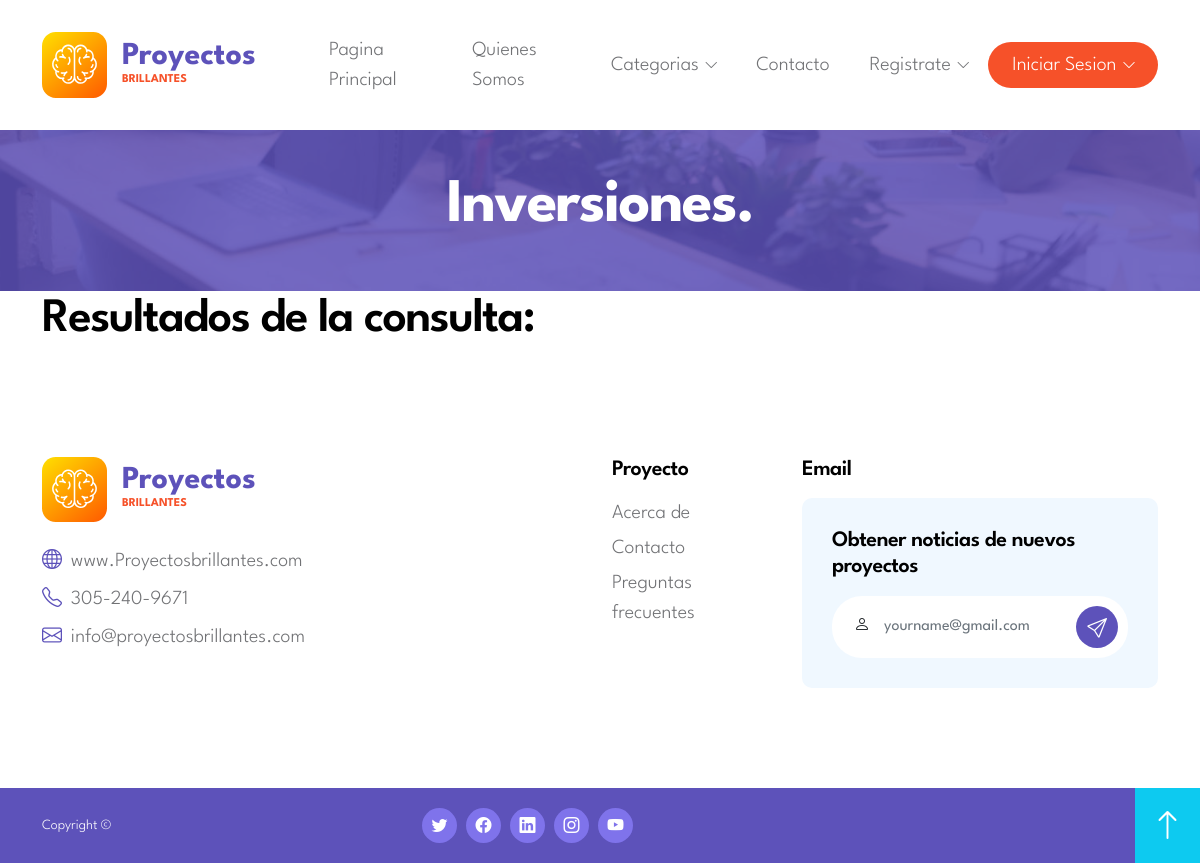
Page /inversionista/inversion.php on the earlier database version.
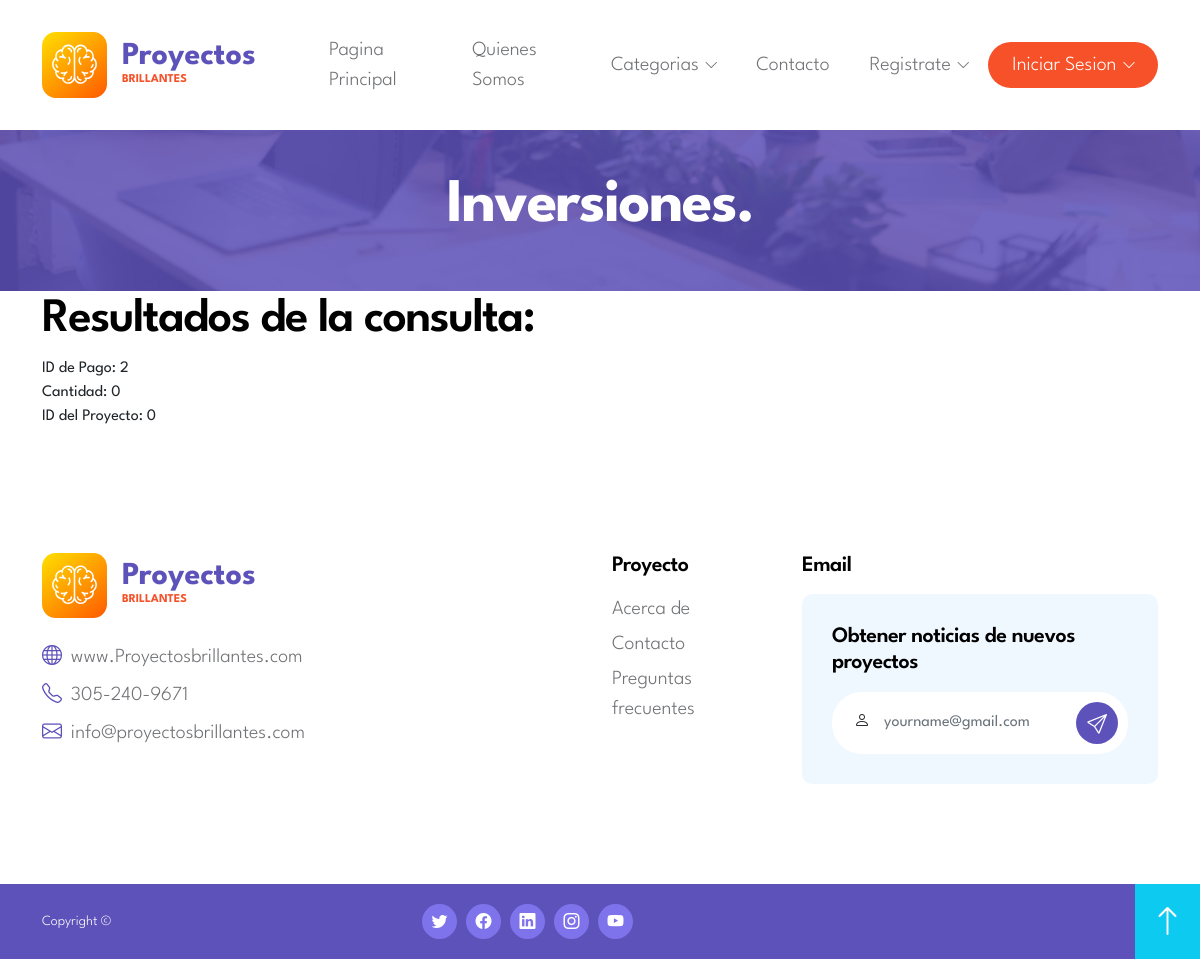
Same page on the later database version.
### tables this page shows
CREATE TABLE `pago` (
  `id_pago` int(11) NOT NULL,
  `cantidad` int(20) NOT NULL,
  `id_proyect` tinyint(255) NOT NULL,
  `id_usuarios` tinyint(255) NOT NULL,
  `fecha_contribucion` timestamp NOT NULL DEFAULT current_timestamp() ON UPDATE current_timestamp(),
  `nivel_pago` int(1) NOT NULL,
  `tipo_pago` text NOT NULL
);

### inversionista/inversion.php (the view, shortened to what this page needs)
<?php
require 'funciones/conex.php';
if (isset($_SESSION['Correo'])) {
    include 'header-inversor.php';
} else {
    include 'header.php';
}
?>
<!doctype html>
<html lang="en">
    <head>
        <link href="css/bootstrap.min.css" rel="stylesheet">
        <link href="css/bootstrap-icons.css" rel="stylesheet">
        <link href="css/owl.carousel.min.css" rel="stylesheet">
        <link href="css/owl.theme.default.min.css" rel="stylesheet">
        <link href="css/tooplate-gotto-job.css" rel="stylesheet">
    </head>
    <body class="Creador-y-desarrollador-page" id="top">
        <main>
            <header class="site-header py-5">
                <div class="section-overlay"></div>
                <div class="container">
                    <div class="row">
                        <div class="col-12 text-center">
                            <h1 class="text-white">Inversiones.</h1>
                        </div>
                    </div>
                </div>
            </header>
            <div class="container">
                <div class="row">
                    <div class="col-12">
                        <h2>Resultados de la consulta:</h2>
                        <?php
                        if ($conexion) {
                            $consulta = "SELECT * FROM pago WHERE tipo_pago = 'inversion'";
                            $resultado = mysqli_query($conexion, $consulta);
                            if ($resultado) {
                                while ($fila = mysqli_fetch_assoc($resultado)) {
                                    $id_pago = $fila['id_pago'];
                                    $cantidad = $fila['cantidad'];
                                    $id_proyect = $fila['id_proyect'];
                                    echo "ID de Pago: $id_pago<br>";
                                    echo "Cantidad: $cantidad<br>";
                                    echo "ID del Proyecto: $id_proyect<br>";
                                    echo "<br>";
                                }
                            } else {
                                echo "Error al ejecutar la consulta: " . mysqli_error($conexion);
                            }
                        }
                        ?>
                    </div>
                </div>
            </div>
            <?php
            include 'footer.php';
            ?>
        </main>
    </body>
</html>

Differences in the rows shown:
added pago: id_pago "2", cantidad "0", id_proyect "0"
